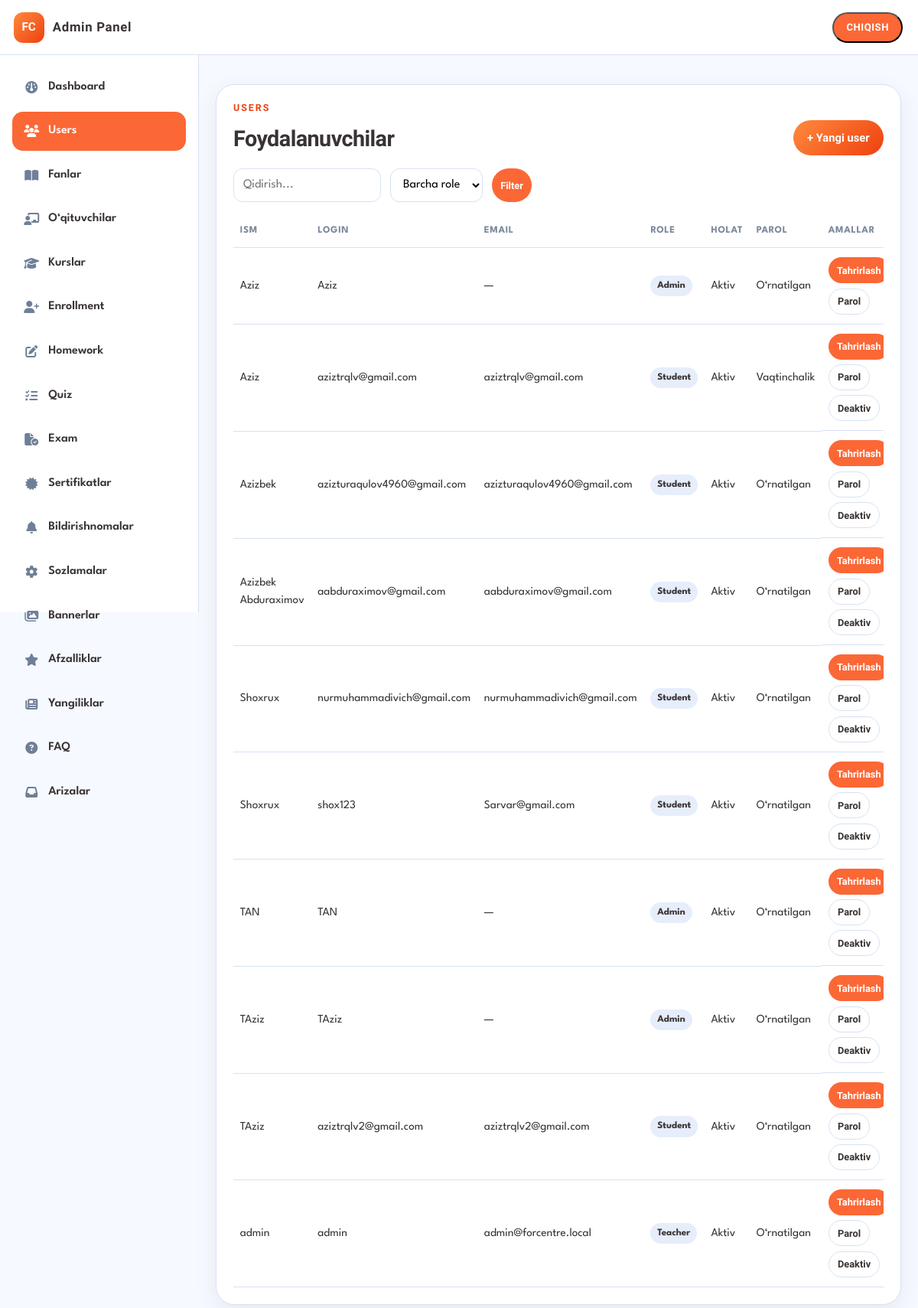
Page /portal/admin/users/ (signed in) on the committed database.
### accounts/models.py (models this page shows, shortened)
class Profile(models.Model):
    user = models.OneToOneField(
        settings.AUTH_USER_MODEL,
        on_delete=models.CASCADE,
        related_name="profile",
    )
    role = models.CharField(
        max_length=20,
        choices=Role.choices,
        default=Role.STUDENT,
        db_index=True,
    )
    full_name = models.CharField(max_length=150, blank=True)
    phone = models.CharField(max_length=30, blank=True)
    avatar = models.ImageField(upload_to="avatars/", blank=True, null=True)
    is_email_verified = models.BooleanField(default=False)
    must_change_password = models.BooleanField(
        default=True,
        help_text="Birinchi kirishda yangi parol o‘rnatish majburiy",
    )
    created_at = models.DateTimeField(auto_now_add=True)
    updated_at = models.DateTimeField(auto_now=True)
    class Meta:
        ordering = ["full_name", "user__username"]
        verbose_name = "Profil"
        verbose_name_plural = "Profillar"
    @property
    def display_name(self):
        return self.full_name or self.user.get_full_name() or self.user.username
    @property
    def is_admin(self):
        return self.role == Role.ADMIN or self.user.is_superuser
    @property
    def is_student(self):
        return self.role == Role.STUDENT and not self.user.is_superuser

### portal/users.py (the view, shortened to what this page needs)
# urls.py: path("portal/admin/users/", views.admin_users, name="admin_users"),
@admin_required
def admin_users(request):
    q = (request.GET.get("q") or "").strip()
    role = (request.GET.get("role") or "").strip()
    profiles = Profile.objects.select_related("user").all()
    if role in {Role.ADMIN, Role.TEACHER, Role.STUDENT}:
        profiles = profiles.filter(role=role)
    create_form = AdminUserCreateForm(actor=request.user)
    return render(
        request,
        "portal/admin/users.html",
        {
            "profiles": profiles,
            "create_form": create_form,
            "q": q,
            "role": role,
            "is_super_admin": request.user.is_superuser,
        },
    )

### accounts/permissions.py (called while the page is built)
def get_profile(user) -> Profile:
    profile, _ = Profile.objects.get_or_create(
        user=user,
        defaults={
            "role": Role.ADMIN if user.is_superuser else Role.STUDENT,
            "full_name": user.get_full_name() or user.username,
            "is_email_verified": user.is_superuser,
            "must_change_password": not user.is_superuser,
        },
    )
    return profile

def _password_gate(request, profile):
    if profile.must_change_password:
        return redirect("accounts:force_password_change")
    return None

def admin_required(view_func):
    @login_required
    @wraps(view_func)
    def _wrapped(request, *args, **kwargs):
        profile = get_profile(request.user)
        request.profile = profile
        blocked = _password_gate(request, profile)
        if blocked:
            return blocked
        if profile.is_admin:
            return view_func(request, *args, **kwargs)
        messages.error(request, "Faqat administrator kira oladi.")
        return redirect(role_home_url_name(request.user))
    return _wrapped

### templates/portal/admin/users.html (shortened to what this page needs)
{% load static %}
<!DOCTYPE html>
<html lang="uz">
<head>
  <link rel="stylesheet" href="https://cdnjs.cloudflare.com/ajax/libs/font-awesome/6.6.0/css/all.min.css" />
  <link rel="stylesheet" href="{% static 'css/styles.css' %}" />
  <link rel="stylesheet" href="{% static 'css/portal.css' %}" />
</head>
<body class="portal-body">
  <div class="app-shell portal-shell">
    <header class="topbar">
      <a class="brand" href="{% url 'portal:admin_dashboard' %}"><span class="brand-mark">FC</span><span class="brand-text">Admin Panel</span></a>
      <div class="topbar-right">
        <form method="post" action="{% url 'accounts:logout' %}">{% csrf_token %}<button class="topbar-cta" type="submit">Chiqish</button></form>
      </div>
    </header>
    <aside class="sidebar"><nav class="sidebar-nav">{% include "portal/admin/_sidebar.html" %}</nav></aside>
    <main class="content portal-content">
      <section class="panel">
        <div class="panel-head">
          <div>
            <p class="eyebrow">Users</p>
            <h2>Foydalanuvchilar</h2>
          </div>
          <a class="btn btn-primary" href="{% url 'portal:admin_user_create' %}">+ Yangi user</a>
        </div>
        <form method="get" class="inline-filter" style="display:flex;gap:.75rem;flex-wrap:wrap;margin-bottom:1rem">
          <input type="search" name="q" value="{{ q }}" placeholder="Qidirish..." style="min-height:42px;border:1.5px solid var(--stroke);border-radius:12px;padding:.55rem .75rem;font:inherit" />
          <select name="role" onchange="this.form.submit()">
            <option value="">Barcha role</option>
          </select>
          <button class="btn-mini" type="submit">Filter</button>
        </form>
        <div class="table-wrap">
          <table class="data-table">
            <thead>
              <tr>
                <th>Ism</th>
                <th>Login</th>
                <th>Email</th>
                <th>Role</th>
                <th>Holat</th>
                <th>Parol</th>
                <th>Amallar</th>
              </tr>
            </thead>
            <tbody>
              {% for p in profiles %}
                <tr>
                  <td>{{ p.display_name }}</td>
                  <td>{{ p.user.username }}</td>
                  <td>{{ p.user.email|default:"—" }}</td>
                  <td><span class="badge">{{ p.get_role_display }}</span></td>
                  <td>{% if p.user.is_active %}Aktiv{% else %}Deaktiv{% endif %}</td>
                  <td>{% if p.must_change_password %}Vaqtinchalik{% else %}O‘rnatilgan{% endif %}</td>
                  <td class="actions">
                    <a class="btn-mini" href="{% url 'portal:admin_user_edit' p.user_id %}">Tahrirlash</a>
                    <a class="btn-mini ghost" href="{% url 'portal:admin_user_password' p.user_id %}">Parol</a>
                    {% if p.user_id != request.user.id %}
                      <form method="post" action="{% url 'portal:admin_user_toggle' p.user_id %}">
                        <button class="btn-mini ghost" type="submit">{% if p.user.is_active %}Deaktiv{% else %}Aktiv{% endif %}</button>
                      </form>
                    {% endif %}
                  </td>
                </tr>
              {% empty %}
                <tr><td colspan="7">Foydalanuvchi yo‘q.</td></tr>
              {% endfor %}
            </tbody>
          </table>
        </div>
      </section>
    </main>
  </div>
</body>
</html>

### templates/portal/admin/_sidebar.html
<a class="sidebar-link {% if request.resolver_match.url_name == 'admin_dashboard' %}active{% endif %}" href="{% url 'portal:admin_dashboard' %}">
  <i class="fa-solid fa-gauge"></i><span>Dashboard</span>
</a>
<a class="sidebar-link {% if 'user' in request.resolver_match.url_name %}active{% endif %}" href="{% url 'portal:admin_users' %}">
  <i class="fa-solid fa-users"></i><span>Users</span>
</a>
<a class="sidebar-link {% if 'subject' in request.resolver_match.url_name %}active{% endif %}" href="{% url 'portal:admin_subjects' %}">
  <i class="fa-solid fa-book-open"></i><span>Fanlar</span>
</a>
<a class="sidebar-link {% if 'teacher' in request.resolver_match.url_name %}active{% endif %}" href="{% url 'portal:admin_teachers' %}">
  <i class="fa-solid fa-chalkboard-user"></i><span>O‘qituvchilar</span>
</a>
<a class="sidebar-link {% if 'course' in request.resolver_match.url_name or 'module' in request.resolver_match.url_name or 'lesson' in request.resolver_match.url_name %}active{% endif %}" href="{% url 'portal:admin_courses' %}">
  <i class="fa-solid fa-graduation-cap"></i><span>Kurslar</span>
</a>
<a class="sidebar-link {% if 'enrollment' in request.resolver_match.url_name %}active{% endif %}" href="{% url 'portal:admin_enrollments' %}">
  <i class="fa-solid fa-user-plus"></i><span>Enrollment</span>
</a>
<a class="sidebar-link {% if 'homework' in request.resolver_match.url_name %}active{% endif %}" href="{% url 'portal:admin_homeworks' %}">
  <i class="fa-solid fa-pen-to-square"></i><span>Homework</span>
</a>
<a class="sidebar-link {% if 'quiz' in request.resolver_match.url_name %}active{% endif %}" href="{% url 'portal:admin_quizzes' %}">
  <i class="fa-solid fa-list-check"></i><span>Quiz</span>
</a>
<a class="sidebar-link {% if 'exam' in request.resolver_match.url_name %}active{% endif %}" href="{% url 'portal:admin_exams' %}">
  <i class="fa-solid fa-file-circle-check"></i><span>Exam</span>
</a>
<a class="sidebar-link {% if 'certificate' in request.resolver_match.url_name %}active{% endif %}" href="{% url 'portal:admin_certificates' %}">
  <i class="fa-solid fa-certificate"></i><span>Sertifikatlar</span>
</a>
<a class="sidebar-link {% if 'notification' in request.resolver_match.url_name %}active{% endif %}" href="{% url 'portal:admin_notifications' %}">
  <i class="fa-solid fa-bell"></i><span>Bildirishnomalar</span>
</a>
<a class="sidebar-link {% if request.resolver_match.url_name == 'admin_settings' %}active{% endif %}" href="{% url 'portal:admin_settings' %}">
  <i class="fa-solid fa-gear"></i><span>Sozlamalar</span>
</a>
<a class="sidebar-link {% if 'banner' in request.resolver_match.url_name %}active{% endif %}" href="{% url 'portal:admin_banners' %}">
  <i class="fa-solid fa-images"></i><span>Bannerlar</span>
</a>
<a class="sidebar-link {% if 'feature' in request.resolver_match.url_name %}active{% endif %}" href="{% url 'portal:admin_features' %}">
  <i class="fa-solid fa-star"></i><span>Afzalliklar</span>
</a>
<a class="sidebar-link {% if 'news' in request.resolver_match.url_name %}active{% endif %}" href="{% url 'portal:admin_news' %}">
  <i class="fa-solid fa-newspaper"></i><span>Yangiliklar</span>
</a>
<a class="sidebar-link {% if 'faq' in request.resolver_match.url_name %}active{% endif %}" href="{% url 'portal:admin_faqs' %}">
  <i class="fa-solid fa-circle-question"></i><span>FAQ</span>
</a>
<a class="sidebar-link {% if 'lead' in request.resolver_match.url_name %}active{% endif %}" href="{% url 'portal:admin_leads' %}">
  <i class="fa-solid fa-inbox"></i><span>Arizalar</span>
</a>

### static/css/styles.css (style rules this page uses)
:root { --bg: #f6f9ff; --white: #ffffff; --main-dark: #393333; --muted: #7b879c; --stroke: #d7e1f3; --icon-light: #e6edfb; --accent: #fc6736; --accent-deep: #ef400f; --blue: #009bf5; --blue-2: #3b82f6; --blue-soft: #60a5fa; --green: #00cc81; --cyan: #00bcd3; --gold: #fdc61d; --sidebar: 260px; --topbar: 72px; --radius: 20px; --shadow: 0 10px 30px rgba(57, 51, 51, 0.08); --font: "League Spartan", system-ui, sans-serif; --font-display: "Oxanium", system-ui, sans-serif; }
*, *::before, *::after { box-sizing: border-box; }
html { scroll-behavior: smooth; }
body { margin: 0; font-family: var(--font); color: var(--main-dark); background: var(--bg); line-height: 1.5; }
a { color: inherit; text-decoration: none; }
h1, h2, h3, .brand-text, .eyebrow { font-family: var(--font-display); margin: 0; letter-spacing: -0.02em; }
p { margin: 0; }
.app-shell { min-height: 100svh; }
.topbar { position: fixed; inset: 0 0 auto; z-index: 60; height: var(--topbar); display: flex; align-items: center; justify-content: space-between; gap: 1rem; padding: 0 1.25rem 0 1.1rem; background: rgba(255, 255, 255, 0.92); border-bottom: 1px solid var(--stroke); backdrop-filter: blur(10px); }
.brand { display: inline-flex; align-items: center; gap: 0.7rem; }
.brand-mark { width: 40px; height: 40px; display: grid; place-items: center; border-radius: 12px; background: linear-gradient(135deg, #ff8a3d, var(--accent-deep)); color: #fff; font-family: var(--font-display); font-weight: 800; font-size: 0.95rem; }
.brand-text { font-size: 1.05rem; font-weight: 600; letter-spacing: 0.04em; }
.topbar-right { display: flex; align-items: center; gap: 0.65rem; }
.topbar-cta { display: inline-flex; align-items: center; justify-content: center; min-height: 40px; padding: 0 1rem; border-radius: 999px; background: var(--accent); color: #fff; font-weight: 700; font-family: var(--font-display); text-transform: uppercase; font-size: 0.82rem; letter-spacing: 0.04em; }
.sidebar { position: fixed; top: var(--topbar); left: 0; z-index: 50; width: var(--sidebar); height: calc(100svh - var(--topbar)); padding: 1rem; background: var(--white); border-right: 1px solid var(--stroke); }
.sidebar-nav { display: grid; gap: 0.4rem; }
.sidebar-link { display: flex; align-items: center; gap: 0.75rem; padding: 0.85rem 0.95rem; border-radius: 14px; font-weight: 600; font-size: 1rem; color: var(--main-dark); transition: background 0.2s ease, color 0.2s ease, transform 0.2s ease; }
.sidebar-link i { width: 1.25rem; text-align: center; color: #6f7f98; }
.sidebar-link.active { background: var(--accent); color: #fff; }
.sidebar-link.active i { color: #fff; }
.content { margin-left: var(--sidebar); padding: calc(var(--topbar) + 1.25rem) 1.4rem 2rem; width: calc(100% - var(--sidebar)); max-width: 1180px; }
.eyebrow { font-size: 0.78rem; font-weight: 700; letter-spacing: 0.16em; text-transform: uppercase; margin-bottom: 0.55rem; opacity: 0.9; }
.panel .eyebrow, .growth-panel .eyebrow, .streak-panel .eyebrow, .contact-panel .eyebrow { color: var(--accent-deep); opacity: 1; }
.btn { display: inline-flex; align-items: center; justify-content: center; min-height: 46px; padding: 0.7rem 1.15rem; border-radius: 999px; border: 0; font-family: var(--font-display); font-weight: 700; font-size: 0.92rem; cursor: pointer; transition: transform 0.2s ease, filter 0.2s ease, background 0.2s ease; }
.btn-primary { background: linear-gradient(135deg, #ff8a3d, var(--accent-deep)); color: #fff; }
.panel { margin-top: 1.1rem; padding: 1.35rem; background: var(--white); border: 1px solid var(--stroke); border-radius: 24px; box-shadow: var(--shadow); }
.panel-head { display: flex; align-items: end; justify-content: space-between; gap: 1rem; margin-bottom: 1.1rem; }
.panel h2, .growth-panel h2, .streak-panel h2, .contact-panel h2 { font-size: clamp(1.35rem, 2.4vw, 1.8rem); font-weight: 800; }

### rows in the picture
Profile: display_name "Aziz", user.username "Aziz", user.email "—", role "Admin", shows "Aktiv", must_change_password "O‘rnatilgan"
Profile: display_name "Aziz", user.username "aziztrqlv@gmail.com", user.email "aziztrqlv@gmail.com", role "Student", shows "Aktiv", must_change_password "Vaqtinchalik", shows "Deaktiv"
Profile: display_name "Azizbek", user.username "azizturaqulov4960@gmail.com", user.email "azizturaqulov4960@gmail.com", role "Student", shows "Aktiv", must_change_password "O‘rnatilgan", shows "Deaktiv"
Profile: display_name "Azizbek Abduraximov", user.username "aabduraximov@gmail.com", user.email "aabduraximov@gmail.com", role "Student", shows "Aktiv", must_change_password "O‘rnatilgan", shows "Deaktiv"
Profile: display_name "Shoxrux", user.username "nurmuhammadivich@gmail.com", user.email "nurmuhammadivich@gmail.com", role "Student", shows "Aktiv", must_change_password "O‘rnatilgan", shows "Deaktiv"
Profile: display_name "Shoxrux", user.username "shox123", user.email "Sarvar@gmail.com", role "Student", shows "Aktiv", must_change_password "O‘rnatilgan", shows "Deaktiv"
Profile: display_name "TAN", user.username "TAN", user.email "—", role "Admin", shows "Aktiv", must_change_password "O‘rnatilgan", shows "Deaktiv"
Profile: display_name "TAziz", user.username "TAziz", user.email "—", role "Admin", shows "Aktiv", must_change_password "O‘rnatilgan", shows "Deaktiv"
Profile: display_name "TAziz", user.username "aziztrqlv2@gmail.com", user.email "aziztrqlv2@gmail.com", role "Student", shows "Aktiv", must_change_password "O‘rnatilgan", shows "Deaktiv"
Profile: display_name "admin", user.username "admin", user.email "admin@forcentre.local", role "Teacher", shows "Aktiv", must_change_password "O‘rnatilgan", shows "Deaktiv"
